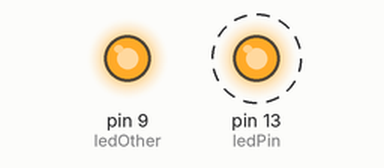
Simulated run of this sketch. Board: Arduino Uno, built with avr-gcc and run on an emulated ATmega328P. On the bench: output pins drawn as LEDs (lit = HIGH). Dashed ring = blinking.

Above: at 0.5 s.
At 2.1 s:
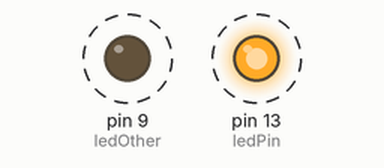
Timing chart, 0 to 3.8 s (numbered marks = the images above):
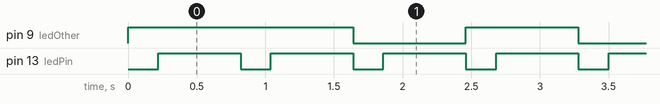

The sketch:

blinky.ino
```cpp
#include <Arduino.h>

typedef void (*callback)();
typedef unsigned long ulong;

static void tempo(ulong currentTime);
static void main_beat(ulong currentTime);
static unsigned long get_interval(int ledState, ulong low, ulong high);

const static uint8_t ledPin = LED_BUILTIN;
const static uint8_t ledOther = 9;

int ledState = LOW;

void setup() {
    pinMode(ledPin, OUTPUT);
    pinMode(ledOther, OUTPUT);
    digitalWrite(ledPin, LOW);
    digitalWrite(ledOther, HIGH);
}

void loop() {
    ulong currentMillis = millis();
    main_beat(currentMillis);
    tempo(currentMillis);
}

void main_beat(ulong currentMillis) {
    static ulong previousMillis = 0;
    static unsigned interval_high = 820;
    static int ledState = LOW;

    if (currentMillis - previousMillis >= interval_high) {
        previousMillis = currentMillis;

        if (ledState == LOW) {
            ledState = HIGH;
        } else {
            ledState = LOW;
        }
        digitalWrite(ledOther, ledState);
    }
}

void tempo(unsigned long currentMillis) {
    static unsigned long previousMillis = 0;
    const static unsigned interval_high = 600;
    const static unsigned interval_low = 220;
    if (currentMillis - previousMillis >= get_interval(ledState, interval_low, interval_high)) {
        previousMillis = currentMillis;

        if (ledState == LOW) {
            ledState = HIGH;
        } else {
            ledState = LOW;
        }
        digitalWrite(ledPin, ledState);
    }
}

ulong get_interval(int ledState, ulong low, ulong high) {
    if (ledState == LOW) {
        return low;
    }
    return high;
}
```

Measured:
- by itself, pin 9 (ledOther): alternates HIGH for 0.82 s and LOW for 0.82 s
- by itself, pin 13 (ledPin): alternates HIGH for 0.60 s and LOW for 0.22 s
